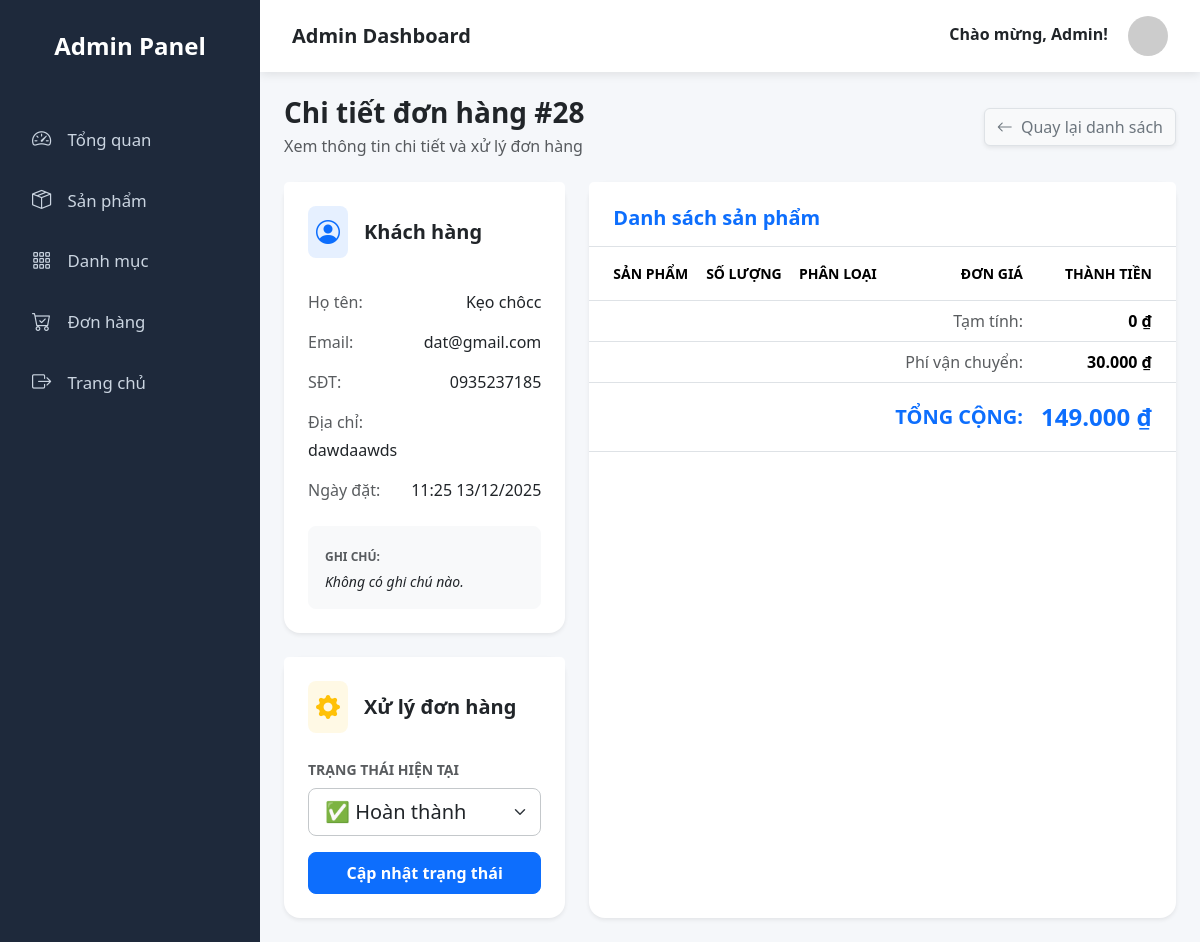
Page /admin.php?ctrl=admin&act=order_detail&order_id=28 (signed in) on the committed database.
### tables this page shows
CREATE TABLE `orders` (
  `id` int NOT NULL,
  `user_id` int NOT NULL,
  `name` varchar(100) NOT NULL,
  `email` varchar(100) DEFAULT NULL,
  `phone` varchar(20) NOT NULL,
  `address` text NOT NULL,
  `note` text,
  `total_amount` decimal(15,2) NOT NULL,
  `Shipping_fee` decimal(10,2) DEFAULT '0.00',
  `pay_method_id` int DEFAULT '1',
  `payment_status` enum('unpaid','paid','refunded') DEFAULT 'unpaid',
  `status` enum('pending','confirmed','shipping','completed','cancelled') DEFAULT 'pending',
  `created_at` datetime DEFAULT CURRENT_TIMESTAMP,
  `updated_at` datetime DEFAULT CURRENT_TIMESTAMP ON UPDATE CURRENT_TIMESTAMP
);

### Controllers/AdminController.php (called while the page is built, shortened)
<?php
include_once 'admin.php';
include_once './Models/Database.php';
include_once "./Models/Admin.php";
include_once "./Models/Order.php";
class AdminController {
    function order_detail() {
        $orderModel = new Order();
        $order = $orderModel->getOrderById($_GET['order_id']);
        include_once "./Views/admin/page_order_detail.php";
    }
}
?>

### Models/Database.php (called while the page is built, shortened)
<?php
class Database
{
  private $servername = "localhost";
  private $username = "root";
  private $password = "";
  private $dbname = "duan1";
  private $conn;
  function __construct()
  {
    try {
      $this->conn = new PDO("mysql:host=$this->servername;dbname=$this->dbname", $this->username, $this->password);
      $this->conn->setAttribute(PDO::ATTR_ERRMODE, PDO::ERRMODE_EXCEPTION);
    } catch (PDOException $e) {
      echo "Connection failed: " . $e->getMessage();
    }
  }
  private function normalizeParams($args) {
      if (count($args) === 1 && is_array($args[0])) {
          return $args[0];
      }
      return $args;
  }
  function query($sql, ...$args)
  {
    try {
      $stmt = $this->conn->prepare($sql);
      $params = $this->normalizeParams($args);
      $stmt->execute($params);
      $stmt->setFetchMode(PDO::FETCH_ASSOC);
      return $stmt->fetchAll();
    } catch (PDOException $e) {
      echo "Error SQL: " . $e->getMessage();
      return [];
    }
  }
}

### Models/Order.php (called while the page is built, shortened)
<?php
include_once "./Models/Database.php";
class Order
{
    private $db;
    function __construct() {
        $this->db = new Database();
    }
    function getOrderById($id) {
        $sql = "SELECT * FROM orders WHERE id = ?";
        $result = $this->db->query($sql, [$id]);
        return isset($result[0]) ? $result[0] : null;
    }
}
?>

### Views/admin/page_order_detail.php (the view, shortened to what this page needs)
<?php include_once "./Views/admin/layout_sidebar_admin.php" ?>
<div class="page-body container-fluid p-4">
    <div class="d-flex justify-content-between align-items-center mb-4">
        <div>
            <h3 class="fw-bold text-dark mb-1">Chi tiết đơn hàng #<?= $order['id'] ?></h3>
            <span class="text-muted">Xem thông tin chi tiết và xử lý đơn hàng</span>
        </div>
        <a href="admin.php?ctrl=admin&act=order" class="btn btn-light border shadow-sm text-secondary hover-shadow">
            <i class="bi bi-arrow-left me-1"></i> Quay lại danh sách
        </a>
    </div>
    <div class="row g-4"> <div class="col-lg-4">
            <div class="card border-0 shadow-sm rounded-4 mb-4">
                <div class="card-header bg-white border-bottom-0 pt-4 px-4 d-flex align-items-center">
                    <div class="bg-primary bg-opacity-10 p-2 rounded-3 me-3 text-primary">
                        <i class="bi bi-person-circle fs-4"></i>
                    </div>
                    <h5 class="card-title mb-0 fw-bold">Khách hàng</h5>
                </div>
                <div class="card-body px-4 pb-4">
                    <ul class="list-group list-group-flush">
                        <li class="list-group-item px-0 border-0 d-flex justify-content-between">
                            <span class="text-muted">Họ tên:</span>
                            <span class="fw-medium"><?= htmlspecialchars($order['name']) ?></span>
                        </li>
                        <li class="list-group-item px-0 border-0 d-flex justify-content-between">
                            <span class="text-muted">Email:</span>
                            <span class="fw-medium"><?= htmlspecialchars($order['email']) ?></span>
                        </li>
                        <li class="list-group-item px-0 border-0 d-flex justify-content-between">
                            <span class="text-muted">SĐT:</span>
                            <span class="fw-medium"><?= htmlspecialchars($order['phone']) ?></span>
                        </li>
                        <li class="list-group-item px-0 border-0">
                            <span class="text-muted d-block mb-1">Địa chỉ:</span>
                            <span class="fw-medium"><?= htmlspecialchars($order['address']) ?></span>
                        </li>
                        <li class="list-group-item px-0 border-0 d-flex justify-content-between">
                            <span class="text-muted">Ngày đặt:</span>
                            <span><?= date('H:i d/m/Y', strtotime($order['created_at'])) ?></span>
                        </li>
                    </ul>
                    <div class="mt-3 p-3 bg-light rounded-3 border border-light">
                        <small class="text-uppercase text-muted fw-bold" style="font-size: 0.75rem;">Ghi chú:</small>
                        <p class="mb-0 fst-italic text-dark mt-1 small">
                            <?= !empty($order['note']) ? htmlspecialchars($order['note']) : 'Không có ghi chú nào.' ?>
                        </p>
                    </div>
                </div>
            </div>
            <div class="card border-0 shadow-sm rounded-4">
                <div class="card-header bg-white border-bottom-0 pt-4 px-4 d-flex align-items-center">
                    <div class="bg-warning bg-opacity-10 p-2 rounded-3 me-3 text-warning">
                        <i class="bi bi-gear-fill fs-4"></i>
                    </div>
                    <h5 class="card-title mb-0 fw-bold">Xử lý đơn hàng</h5>
                </div>
                <div class="card-body px-4 pb-4">
                    <form action="admin.php?ctrl=admin&act=update_order_status" method="POST">
                        <label class="form-label text-muted small fw-bold">TRẠNG THÁI HIỆN TẠI</label>
                        <select name="status" class="form-select form-select-lg mb-3 shadow-none border-secondary-subtle">
                            <option value="completed" <?= $order['status'] == 'completed' ? 'selected' : '' ?>>✅ Hoàn thành</option>
                        </select>
                        <button type="submit" class="btn btn-primary w-100 py-2 rounded-3 fw-bold">
                            Cập nhật trạng thái
                        </button>
                    </form>
                </div>
            </div>
        </div>
        <div class="col-lg-8">
            <div class="card border-0 shadow-sm rounded-4 h-100">
                <div class="card-header bg-white border-bottom pt-4 px-4 pb-3">
                    <h5 class="card-title mb-0 fw-bold text-primary">Danh sách sản phẩm</h5>
                </div>
                <div class="card-body p-0">
                    <div class="table-responsive">
                        <table class="table table-hover align-middle mb-0">
                            <thead class="bg-light text-secondary">
                                <tr>
                                    <th class="ps-4 py-3 fw-semibold text-uppercase small border-0">Sản phẩm</th>
                                    <th class="text-center py-3 fw-semibold text-uppercase small border-0">Số lượng</th>
                                    <th class="text-center py-3 fw-semibold text-uppercase small border-0">Phân loại</th>
                                    <th class="text-end py-3 fw-semibold text-uppercase small border-0">Đơn giá</th>
                                    <th class="text-end pe-4 py-3 fw-semibold text-uppercase small border-0">Thành tiền</th>
                                </tr>
                            </thead>
                                <?php
                                $tam_tinh = 0;
                                ?>
                            <tfoot class="border-top">
                                <tr class="bg-light bg-opacity-50">
                                    <td colspan="3"></td>
                                    <td class="text-end text-muted py-2">Tạm tính:</td>
                                    <td class="text-end fw-bold py-2 pe-4"><?= number_format($tam_tinh, 0, ',', '.') ?> ₫</td>
                                </tr>
                                <tr class="bg-light bg-opacity-50">
                                    <td colspan="3"></td>
                                    <td class="text-end text-muted py-2">Phí vận chuyển:</td>
                                    <td class="text-end fw-bold py-2 pe-4"><?= number_format($order['Shipping_fee'] ?? 30000, 0, ',', '.') ?> ₫</td>
                                </tr>
                                <tr class="bg-primary bg-opacity-10">
                                    <td colspan="3"></td>
                                    <td class="text-end text-primary fw-bold fs-5 py-3">TỔNG CỘNG:</td>
                                    <td class="text-end text-primary fw-bold fs-4 py-3 pe-4">
                                        <?= number_format($order['total_amount'], 0, ',', '.') ?> ₫
                                    </td>
                                </tr>
                            </tfoot>
                        </table>
                    </div>
                </div>
            </div>
        </div>
    </div>
</div>

### Views/admin/layout_sidebar_admin.php (style rules this page uses)
:root { --sidebar-w: 260px; }
* { box-sizing: border-box; margin:0; padding:0; }
body { font-family: 'Segoe UI', Tahoma, Geneva, Verdana, sans-serif; background: #f5f7fa; min-height: 100vh; display: flex; }
.page-body { padding: 2rem; flex: 1; }

### rows in the picture
orders: id "28", name "Kẹo chôcc", email "dat@gmail.com", phone "0935237185", address "dawdaawds", created_at "11:25 13/12/2025", status "✅ Hoàn thành", Shipping_fee "30.000", total_amount "149.000"

### other values in the picture
$tam_tinh "0"
